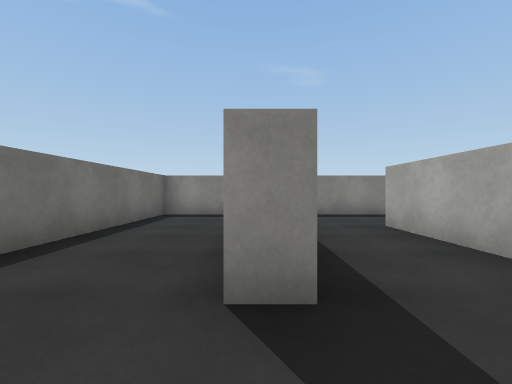
view 1 (above)

16 first-person views from a walk through a Unity game level. The camera is 1.2 m above the floor, looks level and sees 90° across. The floor is counted in squares, 2 m on a side. Each view is taken from the middle of a square. On the plan, view 1 faces up. The plan holds only what a view shows up to about 9 squares ahead; the rest is blank. The player is left out. Surface patterns are stand-ins for the level's own textures.

view 2
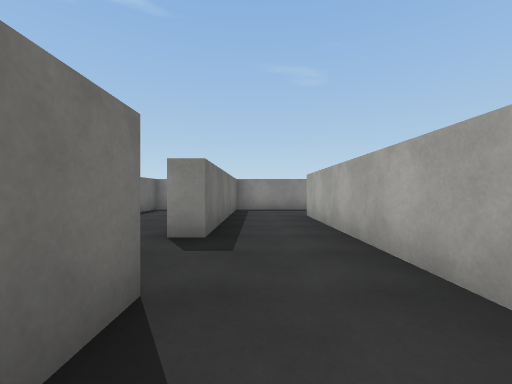

view 3
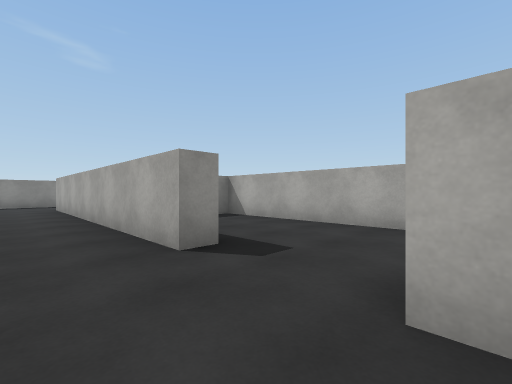

view 4
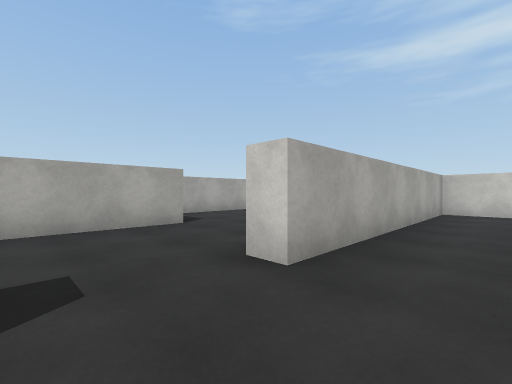

view 5
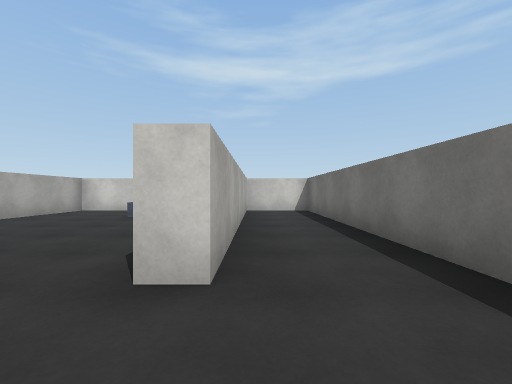

view 6
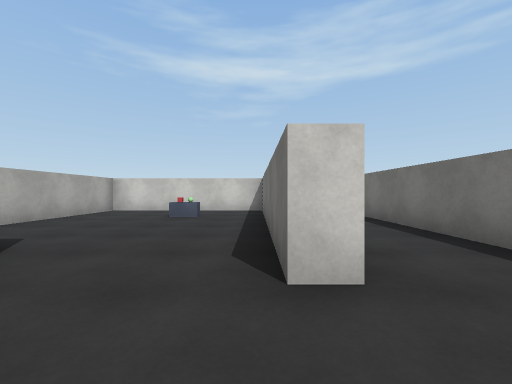

view 7
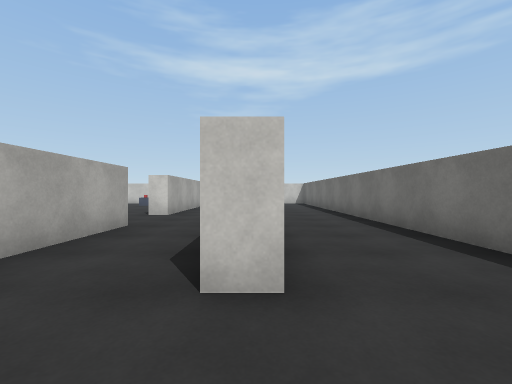

view 8
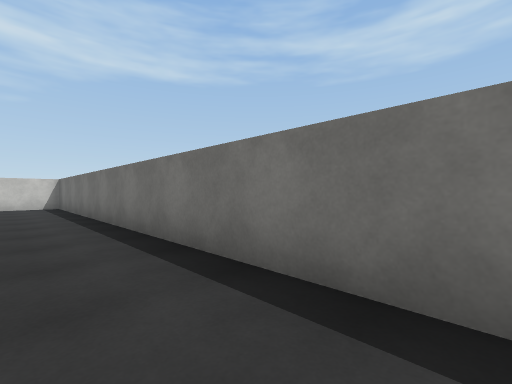

view 9
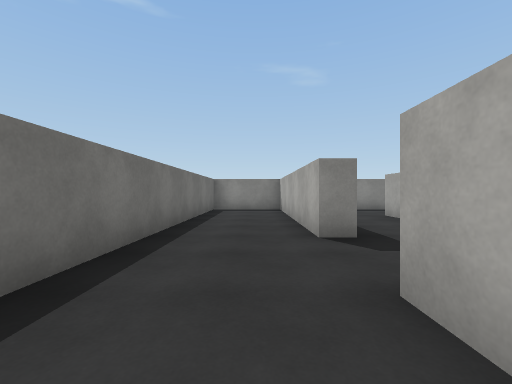

view 10
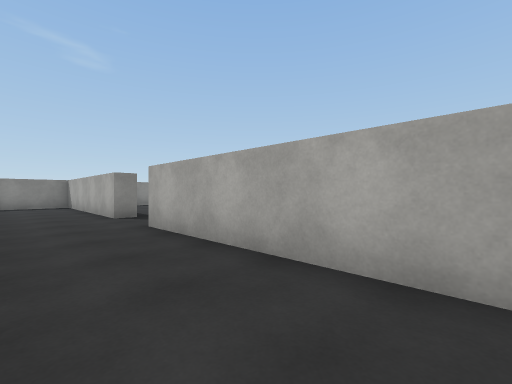

view 11
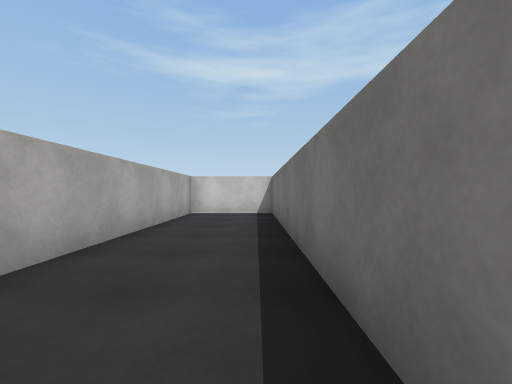

view 12
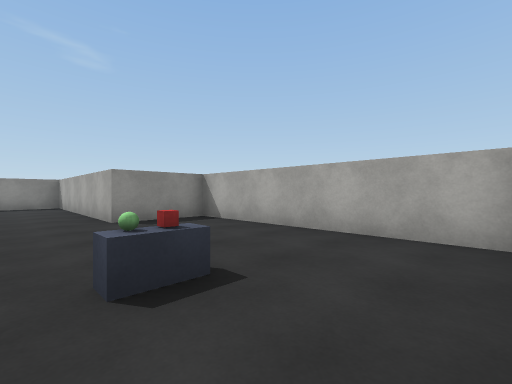

view 13
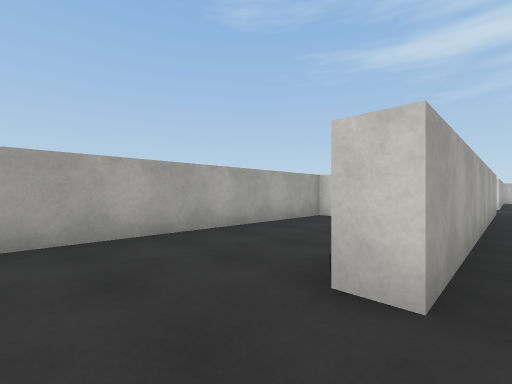

view 14
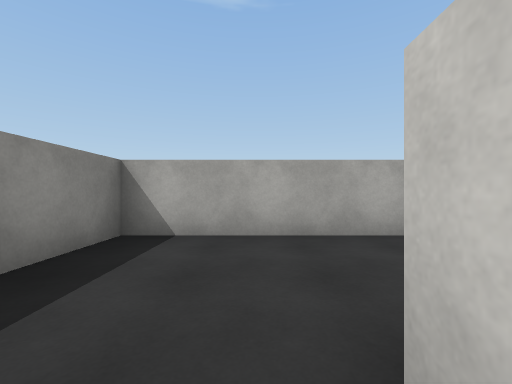

view 15
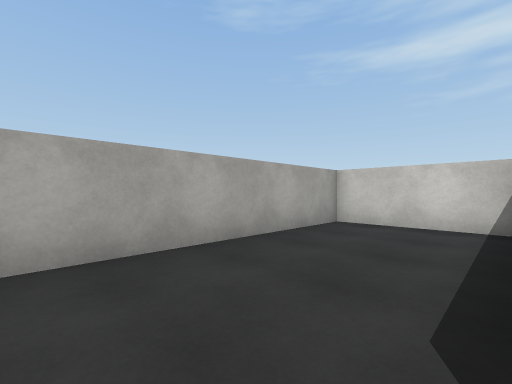

view 16
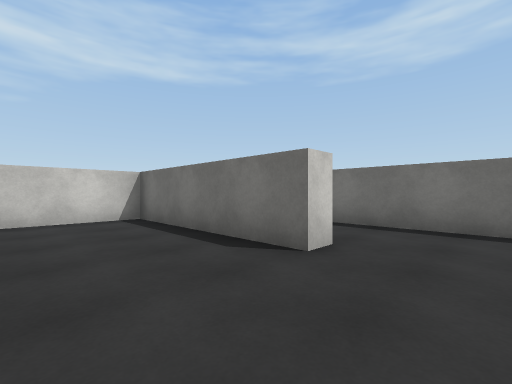

### Floor plan
Ten units are one square. View 1 is at (0, 0); x grows to the right and y downward. Boxes are objects, and circles mark ways between rooms. Rooms are numbered by the first view taken in them; rooms with no view inside come last. Other rooms are left out.
<svg viewBox="-30 -74 111 202">
<path fill="none" stroke="#000" d="M29 36 23 36 23 -45 28 -45M3 56 3 123 23 123 23 57 28 57M-2 5 3 5 3 14M35 -69 3 -69 3 -14 -2 -14M-2 50 -2 5M-2 -14 -2 -69 -25 -69 -25 123 -2 123 -2 68M28 123 76 123 76 65 55 65 55 55M28 57 28 112M28 -45 28 -1 55 -1 55 -69 35 -69M55 55 55 4 40 4"/>
<rect x="45" y="95" width="10" height="10" fill="#bbb"><title>other object</title></rect>
<rect x="55" y="95" width="10" height="10" fill="#bbb"><title>block</title></rect>
<circle cx="0" cy="-5" r="3" fill="#2a7"/>
<circle cx="30" cy="-55" r="3" fill="#2a7"/>
<circle cx="30" cy="45" r="3" fill="#2a7"/>
<circle cx="45" cy="60" r="3" fill="#2a7"/>
<text x="20" y="30">1</text>
<text x="-20" y="30">2</text>
<text x="50" y="90">3</text>
<text x="40" y="-40">4</text>
<text x="40" y="30">5</text>
</svg>
Room 1 opens to room 2. Room 1 opens to room 4. Room 1 opens to room 5. Room 3 opens to room 5.

Where each view was taken, in squares from view 1:
view 1: 0 up, 0 right, facing up
view 2: 2 down, 1 right, facing up
view 3: 6 down, 1 right, facing up-right
view 4: 4 down, 1 right, facing down-right
view 5: 4 down, 2 right, facing down
view 6: 4 down, 3 right, facing down
view 7: 1 up, 0 right, facing down
view 8: 1 down, 1 left, facing down-left
view 9: 2 down, 1 left, facing up
view 10: 5 down, 2 left, facing up-right
view 11: 5 down, 2 left, facing down
view 12: 12 down, 4 right, facing up-right
view 13: 6 up, 2 right, facing down-right
view 14: 5 up, 2 right, facing right
view 15: 5 up, 3 right, facing down-right
view 16: 6 up, 5 right, facing down-left
